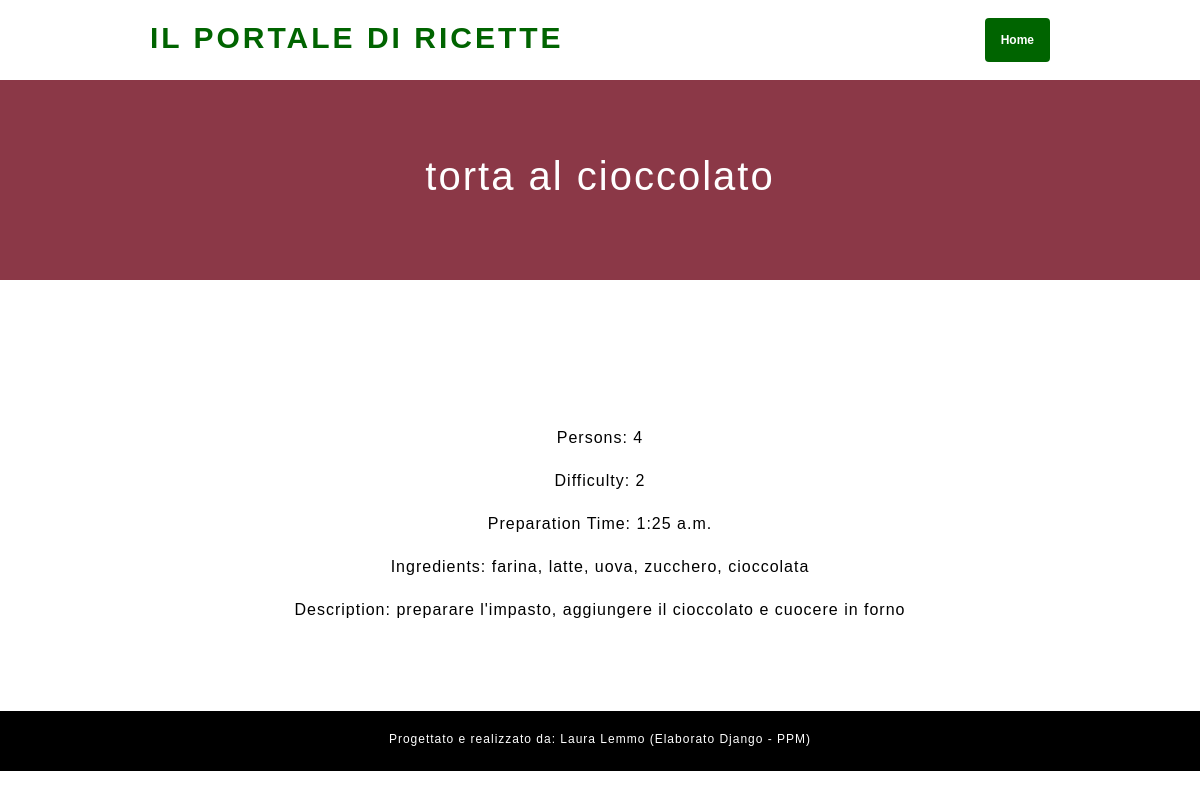
The app's page /recipe/7 with its own data.
### recipesharing/models.py (models this page shows)
class Recipe(models.Model):
    CHOICES = [
        ('APPETIZER', 'Antipasto'),
        ('FIRST', 'Primo'),
        ('SECOND', 'Secondo'),
        ('SIDE', 'Contorno'),
        ('DESSERT', 'Dolce'),
    ]
    id = models.AutoField(primary_key=True)
    title = models.TextField(max_length=100)
    persons = models.IntegerField(null=True)
    difficulty = models.IntegerField(null=True)
    category = models.CharField(max_length=10, choices=CHOICES, null=True)
    preparation_time = models.TimeField(null=True)
    ingredients = models.TextField(max_length=500, null=True)
    description = models.TextField(max_length=1000, null=True)
    user = models.ForeignKey(User, null=True, on_delete=models.CASCADE)
    class Meta:
        db_table = "recipes"

### recipesharing/views.py (the view)
# urls.py: path("recipe/<int:recipe_id>", views.recipeDetail, name="recipeDetail"),
def recipeDetail(request, recipe_id):
    recipe = Recipe.objects.get(id=recipe_id)
    is_favorite = False
    is_authenticated = request.user.is_authenticated
    if is_authenticated:
        is_favorite = Favorite.objects.filter(user=request.user, recipe=recipe).exists()
    context = {
        'recipe': recipe,
        'is_favorite': is_favorite,
        'is_authenticated': is_authenticated
    }
    return render(request, 'recipe/detail.html', context)

### templates/recipe/detail.html (shortened to what this page needs)
<!DOCTYPE html>
<html lang="en">
<head>
<link rel="stylesheet" href="https://cdn.jsdelivr.net/npm/bootstrap@4.3.1/dist/css/bootstrap.min.css">
</head>
<body>
    <div id="header">
        <h1>Il portale di ricette</h1>
        <div style="margin: auto; margin-right: 0;">
            <a class="badge badge-primary p-3" href="{% url 'index' %}">Home</a>
        </div>
    </div>
    <div style="height: 200px; background-color: #8b3847; text-align: center">
        <br><br><br>
        <h2 style="color: white">{{ recipe.title }}</h2>
    </div>
    <br><br><br><br>
    <div style="text-align: center">
        <br><br>
        {% block content %}
          <p>Persons: {{ recipe.persons }}</p>
          <p>Difficulty: {{ recipe.difficulty }}</p>
          <p>Preparation Time: {{ recipe.preparation_time }}</p>
          <p>Ingredients: {{ recipe.ingredients }}</p>
          <p>Description: {{ recipe.description }}</p>
        {% endblock %}
    </div>
<br><br><br>
    <div id="footer">
        <p style="color: white; font-size: 12px; padding-top: 15px;">Progettato e realizzato da: Laura Lemmo (Elaborato Django - PPM)</p>
    </div>
</body>
</html>

### templates/recipe/detail.html (style rules this page uses)
body { margin: 0px; font-family: sans-serif; }
#header { width: 75%; margin: auto; display: flex; height: 80px; }
#header h1 { text-transform: uppercase; color: darkgreen; font-size: 30px; letter-spacing: 3px; font-weight: bold; margin-top: revert; }
.badge-primary { background-color: darkgreen !important; }
h2 { font-size: 40px; letter-spacing: 2px; }
p { color: black; font-weight: 100; letter-spacing: 1px; line-height: 27px; }
#footer { text-align: center; background-color: black; height: 60px; }

### records on screen
Recipe: title "torta al cioccolato", persons "4", difficulty "2", preparation_time "1:25 a.m.", ingredients "farina, latte, uova, zucchero, cioccolata", description "preparare l'impasto, aggiungere il cioccolato e cuocere in forno"
